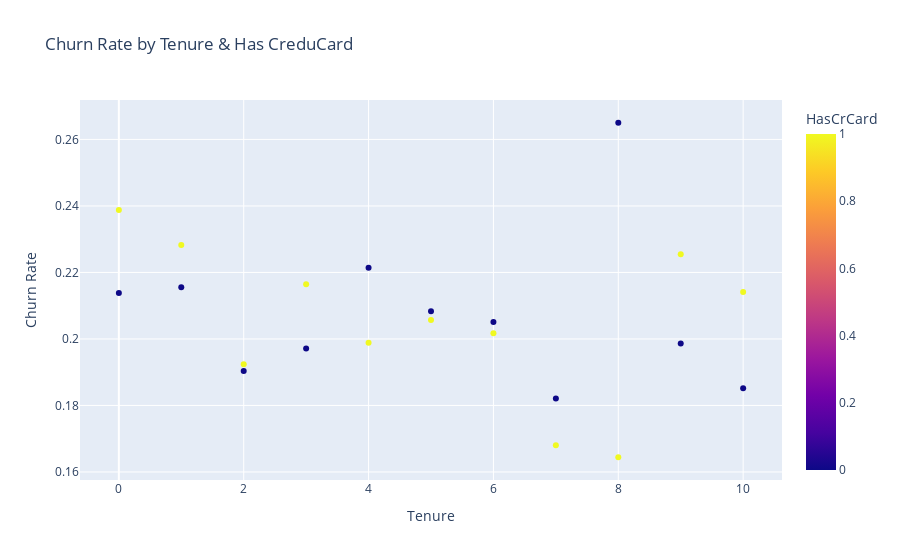

Notebook code cell kept with this figure:
### Code cell
# Create an interactive scatter plot
fig = px.scatter(churn_rate_tenure_card, x='Tenure', y='Churn Rate', color='HasCrCard',
                 title='Churn Rate by Tenure & Has CreduCard')
fig.update_layout(xaxis_title='Tenure', yaxis_title='Churn Rate')
fig.show()

### Figure 1 — Plotly figure (JSON) as saved in the notebook; plotly's stock layout.template omitted (floating-point values rounded to 4 significant figures)
{"data": [{"hovertemplate": "Tenure=%{x}<br>Churn Rate=%{y}<br>HasCrCard=%{marker.color}<extra></extra>", "legendgroup": "", "marker": {"color": [0, 1, 0, 1, 0, 1, 0, 1, 0, 1, 0, 1, 0, 1, 0, 1, 0, 1, 0, 1, 0, 1], "coloraxis": "coloraxis", "symbol": "circle"}, "mode": "markers", "name": "", "orientation": "v", "showlegend": false, "type": "scatter", "x": [0, 0, 1, 1, 2, 2, 3, 3, 4, 4, 5, 5, 6, 6, 7, 7, 8, 8, 9, 9, 10, 10], "xaxis": "x", "y": [0.2138, 0.2388, 0.2156, 0.2282, 0.1903, 0.1924, 0.1971, 0.2164, 0.2214, 0.1989, 0.2083, 0.2057, 0.2051, 0.2017, 0.1821, 0.168, 0.265, 0.1644, 0.1986, 0.2254, 0.1852, 0.2141], "yaxis": "y"}], "layout": {"coloraxis": {"colorbar": {"title": {"text": "HasCrCard"}}, "colorscale": [[0, "#0d0887"], [0.1111, "#46039f"], [0.2222, "#7201a8"], [0.3333, "#9c179e"], [0.4444, "#bd3786"], [0.5556, "#d8576b"], [0.6667, "#ed7953"], [0.7778, "#fb9f3a"], [0.8889, "#fdca26"], [1, "#f0f921"]]}, "legend": {"tracegroupgap": 0}, "title": {"text": "Churn Rate by Tenure & Has CreduCard"}, "xaxis": {"anchor": "y", "domain": [0, 1], "title": {"text": "Tenure"}}, "yaxis": {"anchor": "x", "domain": [0, 1], "title": {"text": "Churn Rate"}}}}
